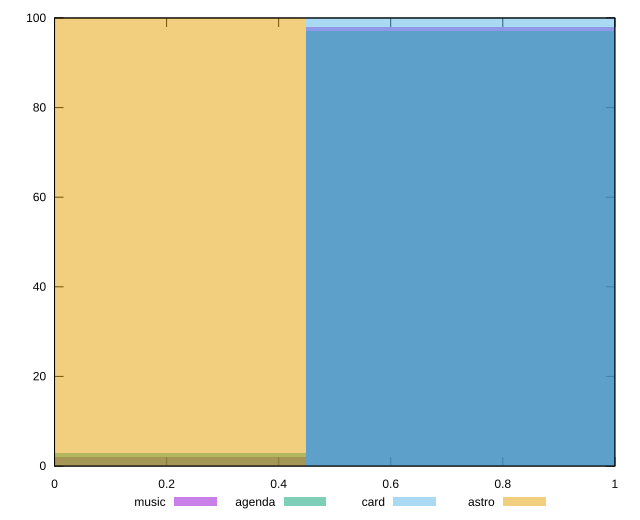

The gnuplot source for this figure:
reset

$music <<EOF
0.8986709646039754 98
0 2
EOF

$agenda <<EOF
0.8986709646039754 97
0 3
EOF

$card <<EOF
0.8986709646039754 100
EOF

$astro <<EOF
0 100
EOF

set key outside below
set boxwidth 0.8986709646039754
set xrange [0:1]
set yrange [0:100]
set trange [0:100]
set style fill transparent solid 0.5 noborder
set terminal svg size 640, 520 enhanced background rgb 'white'
set output "reports/report_00032_2021-02-25T10-28-15.087Z/largest-contentful-paint/comparison/histogram/all_score.svg"

plot $music title "music" with boxes, \
     $agenda title "agenda" with boxes, \
     $card title "card" with boxes, \
     $astro title "astro" with boxes

reset
